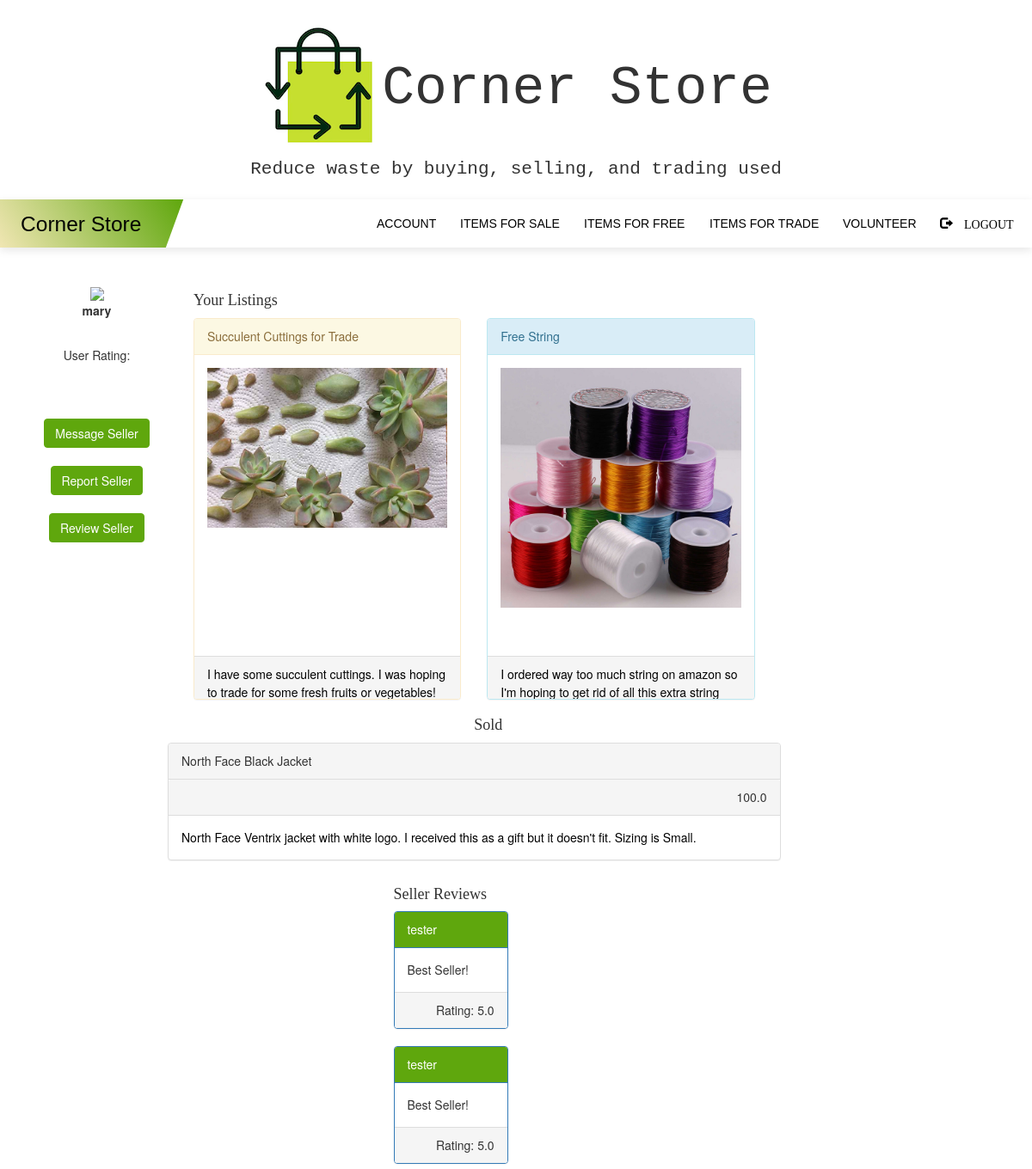
The app's page /viewprofile/3 (signed in) with its own data.
### myapp/models.py (models this page shows, shortened)
class User(UserMixin, db.Model):
    __tablename__ = 'users'
    id = db.Column(db.Integer, primary_key=True)
    username = db.Column(db.String(64), unique=True, index=True)
    email = db.Column(db.String(128), unique=True)
    password = db.Column(db.String(128))
    admin = db.Column(db.String(10))
    agency = db.Column(db.String(10))
    verified = db.Column(db.String(10))
    profile = db.relationship('Profile', backref='users', lazy='dynamic')
    listings = db.relationship('Listing', backref='users', lazy='dynamic')
    volunteer = db.relationship('Volunteer', backref='users', lazy='dynamic')
    bevolunteer = db.relationship('BeVolunteer', backref='users', lazy='dynamic')
    report = db.relationship('Report', backref='users', lazy='dynamic')
    review = db.relationship('Review', backref='users', lazy='dynamic')
    rating = db.relationship('Rating', backref='users', lazy='dynamic')
    def __repr__(self):
        return f'{self.username}'

class Listing(db.Model):
    id = db.Column(db.Integer, primary_key=True)
    image_file = db.Column(db.String(20),nullable=False,default='default.jpg')
    name = db.Column(db.String(64))
    description = db.Column(db.String(512))
    location = db.Column(db.Integer)
    agency = db.Column(db.String(128))
    warehouse = db.Column(db.Boolean, default=False)
    free = db.Column(db.Boolean, default=False)
    price = db.Column(db.Float, default=0.00)
    trade = db.Column(db.Boolean, default=False)
    user_id = db.Column(db.Integer, db.ForeignKey('users.id'))
    status = db.Column(db.String, default='For Sale')

class Review(db.Model):
    id = db.Column(db.Integer, primary_key=True)
    rating = db.Column(db.Float)
    name = db.Column(db.String)
    review = db.Column(db.String(256))
    user_id = db.Column(db.Integer, db.ForeignKey('users.id'))

### myapp/routes.py (the view)
@myapp_obj.route('/viewprofile/<int:val>')
def viewProfile(val):
    user_id = val
    user = User.query.get(val)
    print(user)
    listings = Listing.query.filter(Listing.user_id==user_id)
    rating = Rating.query.filter(user_id==val).first()
    a = Review.query.filter(Review.user_id==val).all()
    count = Listing.query.filter(Listing.user_id==user_id).count()
    sold = Listing.query.filter(Listing.user_id==user_id and Listing.status=='Sold').count()
    return render_template('viewprofile.html', rating=rating, user=user, count=count, sold=sold, listings=listings, a=a)

### myapp/models.py (called while the page is built)
@login.user_loader
def load_user(id):
    return User.query.get(int(id))

### myapp/templates/viewprofile.html (shortened to what this page needs)
{% extends "base.html" %}
{% block content %}
<br><br>
<div class="container rounded bg-white mt-5 mb-5">
    <div class="row">
        <div class="col-md-2 border-right">
            <div class="d-flex flex-column align-items-center text-center p-3 py-5">
                <img class="rounded-circle mt-5" width="150px" src="https://st3.depositphotos.com/15648834/17930/v/600/depositphotos_179308454-stock-illustration-unknown-person-silhouette-glasses-profile.jpg">
                <br> <center><strong><span class="font-weight-bold"> {{ user.username}}</span></strong>
                <br><span> User Rating: </span> <br><br></center><span class="stars">{{rating.rating}}</span><br><br>
                <span><a href="/listings"> <button type="button" class="btn btn-primary">Message Seller</button> </a></span><br><br>
                <span><a href="/report/{{user.id}}"><button type="button" class="btn btn-primary">Report Seller</button></a></span><br><br>
                <span><a href="/reviewthis/{{user.id}}"><button type="button" class="btn btn-primary">Review Seller</button></a></span>
            </div>
        </div>
        <div class="col-md-7 border-right">
            <div class="p-3 py-5">
                <h4 style='font-family: Monaco;'>Your Listings</h4>
                <div class="row mt-2">
                  {% if count > 0 %}
                    {% for i in listings %}
                    <div class="col-sm-6">
                        {% if i.status == 'For Sale' %}
                        <a href="/managelistings/{{i.id}}">
                          {% if i.price > 0.0 %}
                              <div class="panel panel-success">
                                  <div class="panel-heading">{{ i.name }}</div>
                                  <div class="panel-body" style="height:350px;overflow-y: scroll;"><img src="/static/listing_pics/{{i.image_file}}" class="img-responsive" style="width:100%" alt="Image"></div>
                                  <div class="panel-footer" style="height: 50px;overflow-y: scroll;">{{ i.description }}</div>
                            </div>
                            {% elif i.free %}
                            <div class="panel panel-info">
                                <div class="panel-heading">{{ i.name }}</div>
                                <div class="panel-body" style="height:350px;overflow-y: scroll;"><img src="/static/listing_pics/{{i.image_file}}" class="img-responsive" style="width:100%" alt="Image"></div>
                                <div class="panel-footer" style="height: 50px;overflow-y: scroll;">{{ i.description }}</div>
                          </div>
                          {% else %}
                          <div class="panel panel-warning">
                              <div class="panel-heading">{{ i.name }}</div>
                              <div class="panel-body" style="height:350px;overflow-y: scroll;"><img src="/static/listing_pics/{{i.image_file}}" class="img-responsive" style="width:100%" alt="Image"></div>
                              <div class="panel-footer" style="height: 50px;overflow-y: scroll;">{{ i.description }}</div>
                        </div>
                        {% endif %}
                          </div>
                        {% endif %}
                    {% endfor %}
                    {% else %}
                    <div class='well'>
                    <p> None </p>
                  </div>
                    {% endif %}
                  </div>
                    <div class="p-3 py-5">
                    <h4 style='font-family: Monaco;'>Sold</h4>
                    <div class="row mt-2">
                    {% if sold > 0 %}
                    {% for i in listings %}
                        {% if i.status == 'Sold' %}
                        <a href="/managelistings/{{i.id}}">
                        <div class="panel panel-default">
                          <div class="panel-heading">
                            <div class="col">{{ i.name }}</div>
                        </div>
                        <div class="panel-heading">
                                <div class='col', style="text-align:right">
                            {% if i.price==0.00 %}
                                Free
                            {% else %}
                                {{i.price }}
                            {% endif %}
                        </div>
                    </div>
                          <div class="panel-body">
                            {{ i.description }} </div>
                        </div>
                    </a>
                        {% endif %}
                    {% endfor %}
                    {% else %}
                    <div class='well'>
                    <p> None </p>
                  </div>
                    {% endif %}
                </div>
            </div>
        </div>
        <div class="col-md-4">
        </div>
    </div>
    <div class="col-md-3 border-left">
      <h4 style='font-family: Monaco;'>Seller Reviews</h4>
<div class="plzwork" style="overflow-y:auto; height:300px">
  {% for x in a %}
  <div class="p-3 py-5">
    <div class="panel panel-primary">
      <div class="panel-heading" style="background-color:#5fa70d">{{ x.name }}</div>
      <div class="panel-body">{{x.review}}</div>
      <div class="panel-footer" style="text-align:right; backgroud-color:white;">Rating: {{ x.rating }}</div>
</div>
</div>
{% endfor %}
</div>
</div>
</div>
{% endblock %}

### myapp/static/nav.css (style rules this page uses)
button { background: none; box-shadow: none; border: none; cursor: pointer; }
html { scroll-behavior: smooth; }
body { line-height: 1.5em; padding: 0; margin: 0; }
a:link, a:visited, a:active { text-decoration: none; color: black; }
.btn-primary { color: #fff; background-color: #5fa70d; border-color: #5fa70d; }

### myapp/templates/base.html (style rules this page uses)
img { max-width: 100%; max-height: 100%; }

### records on screen
User: username "mary"
Listing: name "Succulent Cuttings for Trade", image_file (picture), description "I have some succulent cuttings. I was hoping to trade for some fresh fruits or vegetables!"
Listing: name "Free String", image_file (picture), description "I ordered way too much string on amazon so I'm hoping to get rid of all this extra string…"
Listing: name "North Face Black Jacket", price "100.0", description "North Face Ventrix jacket with white logo. I received this as a gift but it doesn't fit. Sizing is Small."
Review: name "tester", review "Best Seller!", rating "5.0"
Review: name "tester", review "Best Seller!", rating "5.0"
